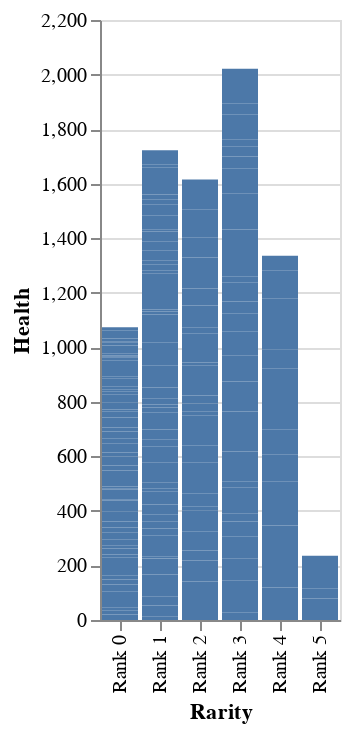

Here is the notebook cell this chart was saved with:
### Code cell
# create a altair chart
chart = alt.Chart(df).mark_bar().encode(
    x= 'Rarity',
    y= 'Health'
)

chart

### Figure 1 — Vega-Lite specification as saved in the notebook (floating-point values rounded to 4 significant figures; data arrays with more than 128 entries replaced by an {"elided": "..."} marker saying what was removed)
{"$schema": "https://vega.github.io/schema/vega-lite/v5.17.0.json", "config": {"view": {"continuousHeight": 300, "continuousWidth": 300}}, "data": {"name": "data-9837398c223c0699e76195bcd30cdd8e"}, "datasets": {"data-9837398c223c0699e76195bcd30cdd8e": {"elided": "200 records"}}, "encoding": {"x": {"field": "Rarity", "type": "nominal"}, "y": {"field": "Health", "type": "quantitative"}}, "mark": {"type": "bar"}}
